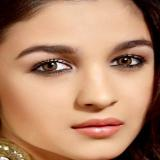
#> input picture Faces/Alia Bhatt_44.jpg, 160 x 160 px; its folder holds only this picture in this run
$ jupyter execute --allow-errors final_project_10.ipynb   (shell and % lines are left out)
#> lines starting #> are read from the running program, lines starting #| are printed output that depends on the picture
[cell 1]
import os, random, json, csv
import numpy as np
import cv2
from PIL import Image
from datetime import datetime
import openpyxl

import tensorflow as tf
from tensorflow.keras.models import Model
from tensorflow.keras.layers import Input, Conv2D, MaxPooling2D, Flatten, Dense, Dropout
from sklearn.model_selection import train_test_split
from sklearn.metrics import classification_report
from sklearn.preprocessing import LabelEncoder
from sklearn.metrics.pairwise import cosine_similarity

[cell 2]
STUDENTS_FOLDER = 'Faces'
IMG_SIZE        = (128, 128)
SEED            = 42

random.seed(SEED)
np.random.seed(SEED)
tf.keras.utils.set_random_seed(SEED)
#> (this line was passed over: tensorflow is not available in this run)

[cell 3]
def load_img(path):
#> called with path = 'Faces/Alia Bhatt_44.jpg'
    img = Image.open(path).convert('RGB').resize(IMG_SIZE)
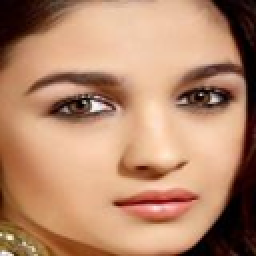
#> img: PIL image 128x128 RGB (shown 2 times larger); mean R, G, B 181, 136, 107.5
    return np.array(img).astype(np.float32) / 255.0

X      = []
labels = []

for filename in os.listdir(STUDENTS_FOLDER):
    if filename.lower().endswith(('.jpg', '.jpeg', '.png')):
        path = os.path.join(STUDENTS_FOLDER, filename)
        name = os.path.splitext(filename)[0]
        name = '_'.join(name.split('_')[:-1])
        X.append(load_img(path))
        labels.append(name)

X = np.array(X)
print('Dataset shape:', X.shape)
#| Dataset shape: (1, 128, 128, 3)

[cell 4]
print('Unique students:', set(labels))

[cell 5]
le      = LabelEncoder()
y       = le.fit_transform(labels)
n_class = len(le.classes_)

print('Number of students:', n_class)

[cell 6]
print('X shape:', X.shape)
#| X shape: (1, 128, 128, 3)
